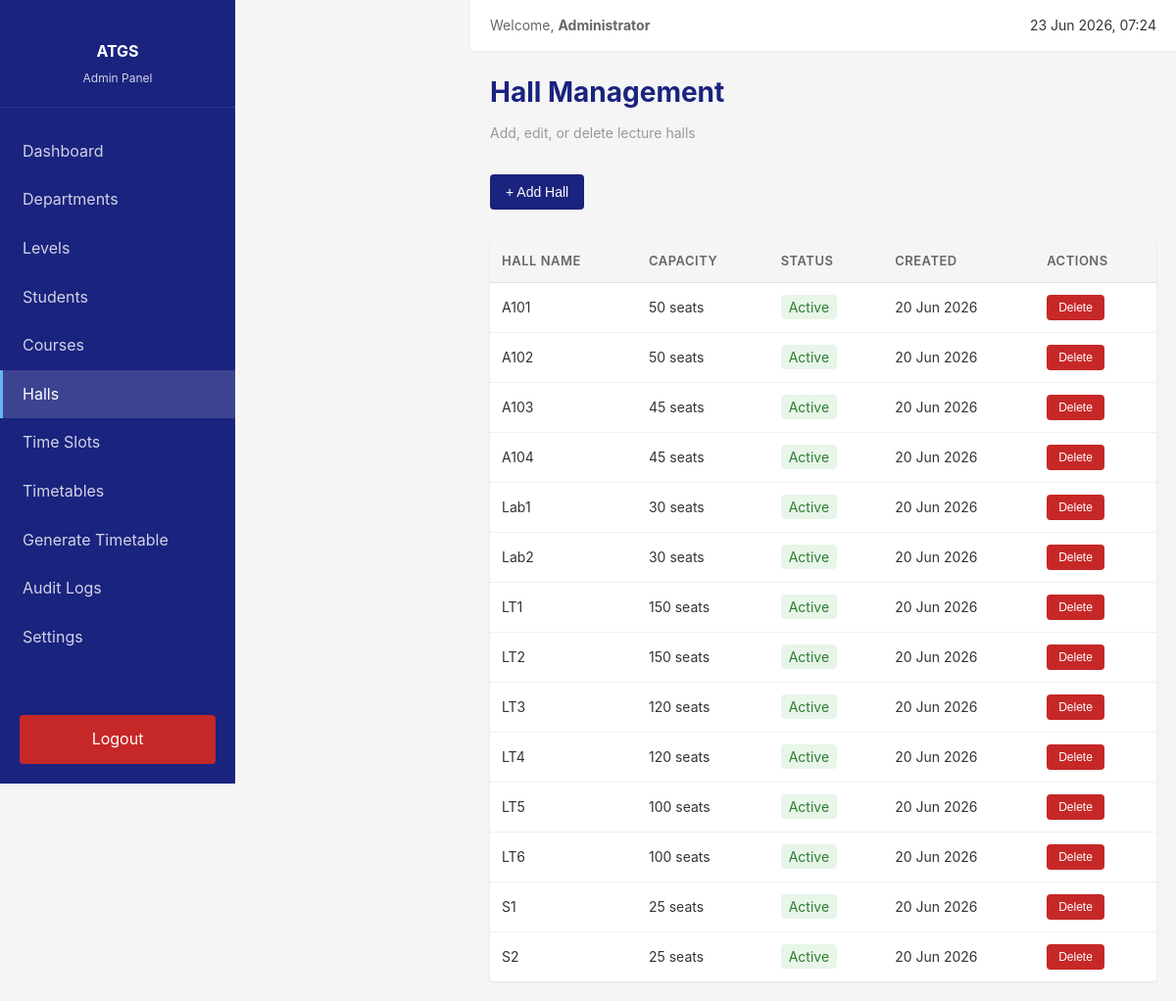
The app's page /admin/halls.php (signed in) with its own data.
### tables this page shows
CREATE TABLE `halls` (
  `id` int NOT NULL AUTO_INCREMENT PRIMARY KEY,
  `hall_name` varchar(50) NOT NULL,
  `capacity` int NOT NULL,
  `status` enum('active','inactive') DEFAULT 'active',
  `created_at` timestamp DEFAULT CURRENT_TIMESTAMP
);

### config/session.php (called while the page is built, shortened)
<?php
function getUserName() {
    return $_SESSION['user'] ?? 'Unknown';
}
?>

### admin/halls.php (the view, shortened to what this page needs)
<?php
include '../config/session.php';
include '../config/db.php';
$halls = [];
$stmt = $conn->prepare("SELECT id, hall_name, capacity, status, created_at FROM halls WHERE status = 'active' ORDER BY hall_name ASC");
if ($stmt) {
    $stmt->execute();
    $halls = $stmt->get_result()->fetch_all(MYSQLI_ASSOC);
}
?>
<!DOCTYPE html>
<html lang="en">
<head>
    <link rel="stylesheet" href="../assets/css/style.css">
</head>
<body>
    <div class="main-wrapper">
        <div class="sidebar">
            <div class="sidebar-header">
                <h3>ATGS</h3>
                <p>Admin Panel</p>
            </div>
            <ul class="sidebar-nav">
                <li><a href="dashboard.php">Dashboard</a></li>
                <li><a href="departments.php">Departments</a></li>
                <li><a href="levels.php">Levels</a></li>
                <li><a href="students.php">Students</a></li>
                <li><a href="courses.php">Courses</a></li>
                <li><a href="halls.php" class="active">Halls</a></li>
                <li><a href="timeslots.php">Time Slots</a></li>
                <li><a href="timetable.php">Timetables</a></li>
                <li><a href="generate.php">Generate Timetable</a></li>
                <li><a href="audit_logs.php">Audit Logs</a></li>
                <li><a href="settings.php">Settings</a></li>
            </ul>
            <div class="sidebar-logout">
                <a href="../config/logout.php">Logout</a>
            </div>
        </div>
        <div style="margin-left: 240px;">
            <div class="topbar">
                <div class="topbar-info">
                    <span>Welcome, <strong><?php echo htmlspecialchars(getUserName()); ?></strong></span>
                </div>
                <div class="topbar-user">
                    <span><?php echo date('d M Y, H:i'); ?></span>
                </div>
            </div>
            <div class="content">
                <div class="page-header">
                    <h1>Hall Management</h1>
                    <p>Add, edit, or delete lecture halls</p>
                </div>
                <div style="margin-bottom: 30px;">
                    <button onclick="toggleForm()" class="btn btn-primary">+ Add Hall</button>
                </div>
                <div class="table-container">
                    <table>
                        <thead>
                            <tr>
                                <th>Hall Name</th>
                                <th>Capacity</th>
                                <th>Status</th>
                                <th>Created</th>
                                <th>Actions</th>
                            </tr>
                        </thead>
                        <tbody>
                            <?php if (count($halls) > 0): ?>
                                <?php foreach ($halls as $hall): ?>
                                    <tr>
                                        <td><?php echo htmlspecialchars($hall['hall_name']); ?></td>
                                        <td><?php echo $hall['capacity']; ?> seats</td>
                                        <td><span style="padding: 4px 8px; border-radius: 4px; background: #e8f5e9; color: #2e7d32;">Active</span></td>
                                        <td><?php echo date('d M Y', strtotime($hall['created_at'])); ?></td>
                                        <td>
                                            <form method="POST" action="" style="display: inline;">
                                                <button type="submit" class="btn btn-sm btn-danger" onclick="return confirm('Are you sure?')">Delete</button>
                                            </form>
                                        </td>
                                    </tr>
                                <?php endforeach; ?>
                            <?php else: ?>
                                <tr>
                                    <td colspan="5" style="text-align: center; color: #999;">No halls found. Add one to get started.</td>
                                </tr>
                            <?php endif; ?>
                        </tbody>
                    </table>
                </div>
            </div>
        </div>
    </div>
</body>
</html>

### assets/css/style.css (style rules this page uses)
* { margin: 0; padding: 0; box-sizing: border-box; }
html { scroll-behavior: smooth; }
body { font-family: -apple-system, BlinkMacSystemFont, 'Segoe UI', Roboto, Oxygen, Ubuntu, Cantarell, sans-serif; background: #f5f5f5; color: #333; line-height: 1.6; }
.sidebar { position: fixed; left: 0; top: 0; width: 240px; height: 100vh; background: #1a237e; padding: 20px 0; color: white; overflow-y: auto; z-index: 100; }
.sidebar-header { padding: 20px; text-align: center; border-bottom: 1px solid rgba(255,255,255,0.1); margin-bottom: 20px; }
.sidebar-header h3 { font-size: 16px; margin-bottom: 4px; }
.sidebar-header p { font-size: 12px; opacity: 0.8; }
.sidebar-nav { list-style: none; }
.sidebar-nav li { margin: 0; }
.sidebar-nav a { display: block; padding: 12px 20px; color: rgba(255,255,255,0.8); text-decoration: none; transition: all 0.2s; border-left: 3px solid transparent; }
.sidebar-nav a.active { background: rgba(255,255,255,0.15); color: white; border-left-color: #64b5f6; }
.sidebar-logout { position: absolute; bottom: 20px; width: calc(100% - 40px); margin: 0 20px; }
.sidebar-logout a { display: block; padding: 12px; text-align: center; background: #c62828; color: white; text-decoration: none; border-radius: 4px; transition: background 0.2s; }
.main-wrapper { margin-left: 240px; min-height: 100vh; }
.topbar { background: white; padding: 15px 20px; box-shadow: 0 1px 3px rgba(0,0,0,0.05); display: flex; justify-content: space-between; align-items: center; }
.topbar-info { font-size: 14px; color: #666; }
.topbar-user { display: flex; align-items: center; gap: 10px; font-size: 14px; }
.content { padding: 20px; }
.page-header { margin-bottom: 30px; }
.page-header h1 { font-size: 28px; color: #1a237e; margin-bottom: 8px; }
.page-header p { color: #999; font-size: 14px; }
.btn { display: inline-block; padding: 10px 16px; border: none; border-radius: 4px; font-size: 14px; font-weight: 500; cursor: pointer; transition: all 0.2s; text-decoration: none; }
.btn-primary { background: #1a237e; color: white; }
.btn-danger { background: #c62828; color: white; }
.btn-sm { padding: 6px 12px; font-size: 12px; }
.table-container { background: white; border-radius: 4px; box-shadow: 0 1px 3px rgba(0,0,0,0.08); overflow: hidden; }
table { width: 100%; border-collapse: collapse; }
thead { background: #f5f5f5; }
th { padding: 12px; text-align: left; font-size: 13px; font-weight: 600; color: #666; text-transform: uppercase; letter-spacing: 0.5px; border-bottom: 1px solid #e0e0e0; }
td { padding: 12px; border-bottom: 1px solid #f0f0f0; font-size: 14px; }
tbody tr { transition: background 0.2s; }
tbody tr:last-child td { border-bottom: none; }

### records on screen
halls: hall_name "A101", capacity "50", created_at "20 Jun 2026"
halls: hall_name "A102", capacity "50", created_at "20 Jun 2026"
halls: hall_name "A103", capacity "45", created_at "20 Jun 2026"
halls: hall_name "A104", capacity "45", created_at "20 Jun 2026"
halls: hall_name "Lab1", capacity "30", created_at "20 Jun 2026"
halls: hall_name "Lab2", capacity "30", created_at "20 Jun 2026"
halls: hall_name "LT1", capacity "150", created_at "20 Jun 2026"
halls: hall_name "LT2", capacity "150", created_at "20 Jun 2026"
halls: hall_name "LT3", capacity "120", created_at "20 Jun 2026"
halls: hall_name "LT4", capacity "120", created_at "20 Jun 2026"
halls: hall_name "LT5", capacity "100", created_at "20 Jun 2026"
halls: hall_name "LT6", capacity "100", created_at "20 Jun 2026"
halls: hall_name "S1", capacity "25", created_at "20 Jun 2026"
halls: hall_name "S2", capacity "25", created_at "20 Jun 2026"

### other values on screen
getUserName() "Administrator"
